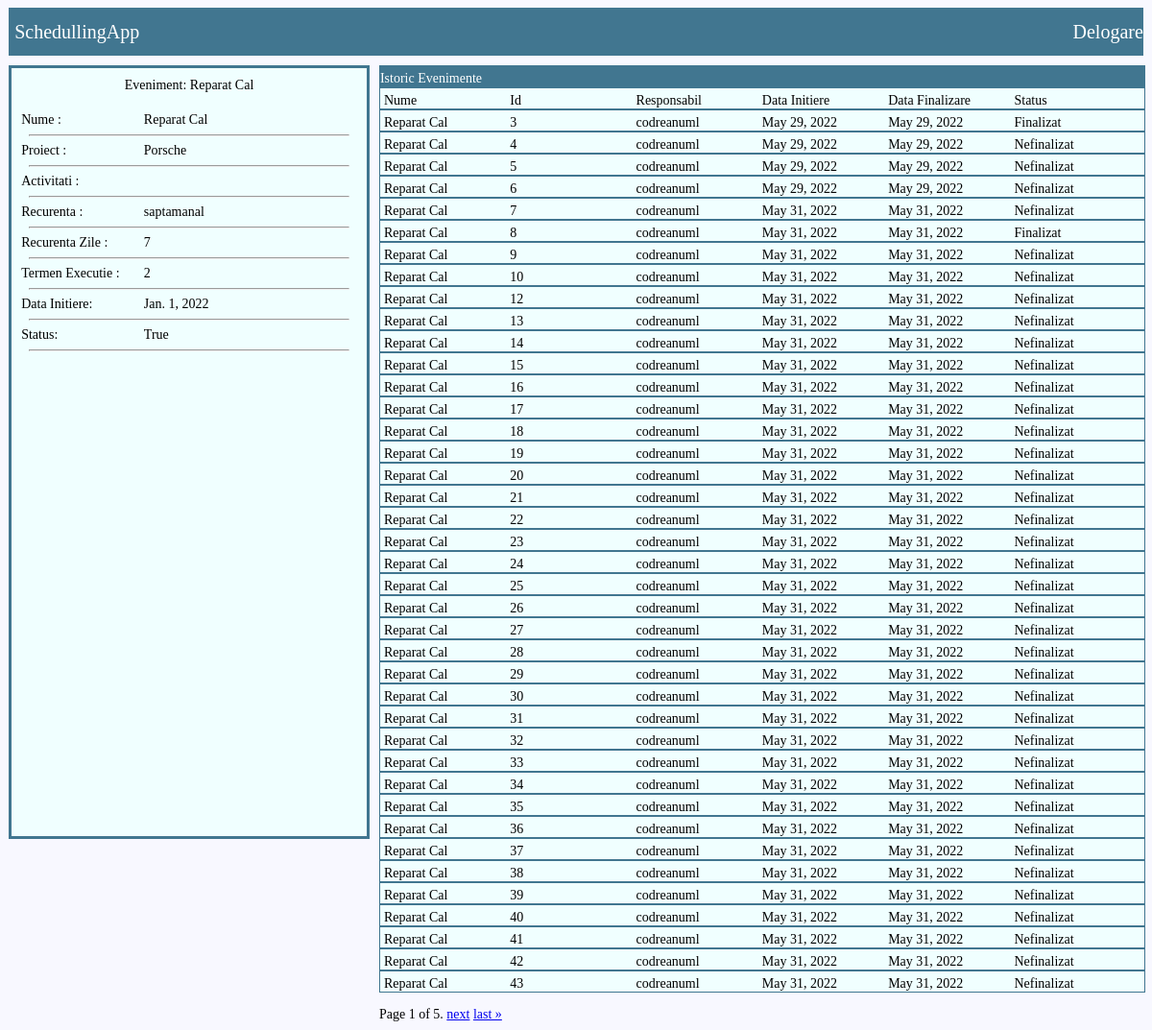
Page /events/eveniment_template/2/ (signed in) on the committed database.
### EVENTS/models.py (models this page shows, shortened)
class Eveniment_Template(models.Model):
	nume = models.CharField(max_length=100)
	proiect=models.ForeignKey(Proiect,related_name='evenimente',on_delete=models.CASCADE,null=True, blank=True)
	responsabil=models.ForeignKey(User,related_name='eveniment_temp',on_delete=models.CASCADE)
	activitati_necesare=models.TextField(max_length=300)
	CHOICES=[('saptamanal', 'saptamanal') , ('lunar','lunar') , ('anual','anual') , ('2ani','2ani') ]
	recurenenta=models.CharField(choices=CHOICES,max_length=100)
	recurenenta_zile=models.IntegerField()
	zile_executie=models.IntegerField()
	an_choice=[(2022,2022),(2023,2023),(2024,2024),(2025,2025),(2026,2026),]
	luna_choice=[(1,1),(2,2),(3,3),(4,4),(5,5),(6,6),(7,7),(8,8),(9,9),(10,10),(11,11),(12,12)]
	zi_choice=[(1,1),(2,2),(3,3),(4,4),(5,5),(6,6),(7,7),(8,8),(9,9),(10,10),(11,11),(12,12),(13,13),(14,14),(15,15),(16,16),(17,17),(18,18),(19,19),(20,20),(21,21),(22,22),(23,23),(24,24),(25,25),(26,26),(27,27),(28,28)]
	an_incepere=models.IntegerField(choices=an_choice)
	luna_incepere=models.IntegerField(choices=luna_choice)
	zi_incepere=models.IntegerField(choices=zi_choice)
	data_initiere=models.DateField(null=True)
	status=models.BooleanField()
	def __str__(self):
		return self.nume

class Eveniment(models.Model):
	responsabil=models.ForeignKey(User,related_name='eveniment_inst',on_delete=models.CASCADE)
	eveniment_template=models.ForeignKey(Eveniment_Template,related_name='eveniment_obj',on_delete=models.CASCADE)
	data_initiere=models.DateField()
	data_finalizare=models.DateField(blank=True)
	status=models.BooleanField() # 1 deschis si nefinalizat 2 deschis si finalizat
	class Meta :
		ordering=['data_finalizare']

### PROJECTS/models.py (models this page shows)
class Proiect (models.Model):
	nume=models.CharField(max_length=30,unique=True)
	id_proiect=models.IntegerField(unique=True)
	descriere=models.CharField(max_length=100)
	def __str__(self):
		return self.nume

### EVENTS/views.py (the view)
# urls.py: path('eveniment_template/<int:eveniment_pk>/',EVENTS_VIEWS.detalii_eveniment_template,name='detalii_eveniment_template'),
@login_required
def detalii_eveniment_template(request,eveniment_pk):
	eveniment_querry=Eveniment_Template.objects.get(pk=eveniment_pk)
	eveniment_querry_instances_req=Eveniment.objects.filter(eveniment_template=eveniment_querry)
	paginator = Paginator(eveniment_querry_instances_req, 40) # Show 25 contacts per page.
	page_number = request.GET.get('page')
	eveniment_querry_instances = paginator.get_page(page_number)
	return render(request,'EVENTS/datalii_eveniment_template.html',{'eveniment':eveniment_querry,'evenimente_instance':eveniment_querry_instances})

### templates/EVENTS/datalii_eveniment_template.html (shortened to what this page needs)
{% extends 'EVENTS/template.html' %}
{% block content %}
<div class="container_detalii_eveniment">
<div class="container_left_detalii_eveniment">
    <div class="nume">Eveniment: {{eveniment.nume}}</div>
    	<div class="row">
			<div class="col_nume">Nume : </div>
			<div class="col_nume_val">{{eveniment.nume}}</div>
		</div>
		<hr/>
		<div class="row">
			<div class="col_nume">Proiect : </div>
			<div class="col_nume_val">{{eveniment.proiect}}</div>
		</div>
		<hr/>
		<div class="row">
			<div class="col_nume">Activitati : </div>
		</div>
		<hr/>
		<div class="row">
			<div class="col_nume">Recurenta : </div>
			<div class="col_nume_val">{{eveniment.recurenenta}}</div>
		</div>
		<hr/>
		<div class="row">
			<div class="col_nume">Recurenta Zile : </div>
			<div class="col_nume_val">{{eveniment.recurenenta_zile}}</div>
		</div>
		<hr/>
		<div class="row">
			<div class="col_nume">Termen Executie : </div>
			<div class="col_nume_val">{{eveniment.zile_executie}}</div>
		</div>
		<hr/>
		<div class="row">
			<div class="col_nume">Data Initiere: </div>
			<div class="col_nume_val">{{eveniment.data_initiere}}</div>
		</div>
		<hr/>
		<div class="row">
			<div class="col_nume">Status: </div>
			<div class="col_nume_val">{{eveniment.status}}</div>
		</div>
		<hr/>
</div>
<div class="container_right_detalii_eveniment">
        <div class="row_h">
        	Istoric Evenimente
        </div>
        <div class="row">
        	<div class="col_nume">
                Nume
            </div>
            <div class="col_Id">
                Id
            </div>
            <div class="col_responsabil">
                Responsabil
            </div>
            <div class="col_data_initiere">
                Data Initiere
            </div>
            <div class="col_data_finalizare">
                Data Finalizare
            </div>
            <div class="col_status">
                Status
            </div>
        </div>
{% for eveniment in evenimente_instance %}
        <div class="row">
            <div class="col_nume_val">{{eveniment.eveniment_template}} </div>
            <div class="col_Id_val">{{eveniment.pk}}</div>
            <div class="col_responsabil_val">{{eveniment.responsabil}}</div>
            <div class="col_data_initiere_val">{{eveniment.data_initiere}}</div>
            <div class="col_data_finalizare_val">{{eveniment.data_finalizare}}</div>
            {% if eveniment.status == 0 %}
            <div class="col_status_val">Nefinalizat</div>
            {% else %}
            <div class="col_status_val">Finalizat</div>
            {% endif %}
        </div>
{% endfor %}
<div class="pagination">
    <span class="step-links">
        <span class="current">
            Page {{ evenimente_instance.number }} of {{ evenimente_instance.paginator.num_pages }}.
        </span>
        {% if evenimente_instance.has_next %}
            <a href="?page={{ evenimente_instance.next_page_number }}">next</a>
            <a href="?page={{ evenimente_instance.paginator.num_pages }}">last &raquo;</a>
        {% endif %}
    </span>
</div>
</div>
{% endblock %}

### static/css/EVENTS/style.css (style rules this page uses)
body { background-color: #F8F8FF; }
.container_detalii_eveniment { display: flex; flex-direction: row; font-size: 14px; }
.container_left_detalii_eveniment { margin-top: 10px; margin-left: 0.1vw; height: 100vh; width: 550px; background-color: #F0FFFF; display: flex; flex-direction: column; border-style: solid; border-color: #417690; border-size: 1px; }
.container_left_detalii_eveniment hr { width: 90%; color : #417690; }
.container_left_detalii_eveniment .nume { margin-top: 10px; width: 100%; display: flex; justify-content: center; margin-bottom: 20px; }
.container_left_detalii_eveniment .row { width: 100%; display: flex; justify-content:center; align-items: center; margin-left: 5px; }
.container_left_detalii_eveniment .row .col_nume { width: 35%; display: flex; justify-content:left; align-items: center; padding-left: 5px; }
.container_left_detalii_eveniment .row .col_nume_val { width: 65%; display: flex; justify-content:left; align-items: center; }
.container_left_detalii_eveniment hr { width: 90%; }
.container_right_detalii_eveniment { width: 100%; margin-top: 10px; padding-left: 10px; padding-right: 0.1vw; }
.container_right_detalii_eveniment .row_h { width: 100%; display: flex; align-items: center; justify-content: left; color: white; background-color: #417690; border-style: solid; border-color: #417690 ; border-width: 1px; padding-top: 5px; }
.col_nume { width:16.5%; }
.col_Id { width:16.5%; }
.col_responsabil { width:16.5%; }
.col_data_initiere { width:16.5%; }
.col_data_finalizare { width:16.5%; }
.col_status { width:16.5%; }
.container_right_detalii_eveniment .row { width: 100%; display: flex; align-items: center; justify-content: center; background-color: #F0FFFF; border-style: solid; border-color: #417690 ; border-width: 1px; padding-top: 5px; }
.col_nume_val { width:16.5%; }
.col_Id_val { width:16.5%; }
.col_responsabil_val { width:16.5%; }
.col_data_initiere_val { width:16.5%; }
.col_data_finalizare_val { width:16.5%; }
.col_status_val { width:16.5%; }
.pagination { margin-top: 15px; }

### rows in the picture
Eveniment_Template: nume "Reparat Cal", proiect "Porsche", recurenenta "saptamanal", recurenenta_zile "7", zile_executie "2", data_initiere "Jan. 1, 2022", status "True"
Eveniment: eveniment_template "Reparat Cal", pk "3", responsabil "codreanuml", data_initiere "May 29, 2022", data_finalizare "May 29, 2022", status "Finalizat"
Eveniment: eveniment_template "Reparat Cal", pk "4", responsabil "codreanuml", data_initiere "May 29, 2022", data_finalizare "May 29, 2022", status "Nefinalizat"
Eveniment: eveniment_template "Reparat Cal", pk "5", responsabil "codreanuml", data_initiere "May 29, 2022", data_finalizare "May 29, 2022", status "Nefinalizat"
Eveniment: eveniment_template "Reparat Cal", pk "6", responsabil "codreanuml", data_initiere "May 29, 2022", data_finalizare "May 29, 2022", status "Nefinalizat"
Eveniment: eveniment_template "Reparat Cal", pk "7", responsabil "codreanuml", data_initiere "May 31, 2022", data_finalizare "May 31, 2022", status "Nefinalizat"
Eveniment: eveniment_template "Reparat Cal", pk "8", responsabil "codreanuml", data_initiere "May 31, 2022", data_finalizare "May 31, 2022", status "Finalizat"
Eveniment: eveniment_template "Reparat Cal", pk "9", responsabil "codreanuml", data_initiere "May 31, 2022", data_finalizare "May 31, 2022", status "Nefinalizat"
Eveniment: eveniment_template "Reparat Cal", pk "10", responsabil "codreanuml", data_initiere "May 31, 2022", data_finalizare "May 31, 2022", status "Nefinalizat"
Eveniment: eveniment_template "Reparat Cal", pk "12", responsabil "codreanuml", data_initiere "May 31, 2022", data_finalizare "May 31, 2022", status "Nefinalizat"
Eveniment: eveniment_template "Reparat Cal", pk "13", responsabil "codreanuml", data_initiere "May 31, 2022", data_finalizare "May 31, 2022", status "Nefinalizat"
Eveniment: eveniment_template "Reparat Cal", pk "14", responsabil "codreanuml", data_initiere "May 31, 2022", data_finalizare "May 31, 2022", status "Nefinalizat"
Eveniment: eveniment_template "Reparat Cal", pk "15", responsabil "codreanuml", data_initiere "May 31, 2022", data_finalizare "May 31, 2022", status "Nefinalizat"
Eveniment: eveniment_template "Reparat Cal", pk "16", responsabil "codreanuml", data_initiere "May 31, 2022", data_finalizare "May 31, 2022", status "Nefinalizat"
Eveniment: eveniment_template "Reparat Cal", pk "17", responsabil "codreanuml", data_initiere "May 31, 2022", data_finalizare "May 31, 2022", status "Nefinalizat"
Eveniment: eveniment_template "Reparat Cal", pk "18", responsabil "codreanuml", data_initiere "May 31, 2022", data_finalizare "May 31, 2022", status "Nefinalizat"
Eveniment: eveniment_template "Reparat Cal", pk "19", responsabil "codreanuml", data_initiere "May 31, 2022", data_finalizare "May 31, 2022", status "Nefinalizat"
Eveniment: eveniment_template "Reparat Cal", pk "20", responsabil "codreanuml", data_initiere "May 31, 2022", data_finalizare "May 31, 2022", status "Nefinalizat"
Eveniment: eveniment_template "Reparat Cal", pk "21", responsabil "codreanuml", data_initiere "May 31, 2022", data_finalizare "May 31, 2022", status "Nefinalizat"
Eveniment: eveniment_template "Reparat Cal", pk "22", responsabil "codreanuml", data_initiere "May 31, 2022", data_finalizare "May 31, 2022", status "Nefinalizat"
Eveniment: eveniment_template "Reparat Cal", pk "23", responsabil "codreanuml", data_initiere "May 31, 2022", data_finalizare "May 31, 2022", status "Nefinalizat"
Eveniment: eveniment_template "Reparat Cal", pk "24", responsabil "codreanuml", data_initiere "May 31, 2022", data_finalizare "May 31, 2022", status "Nefinalizat"
Eveniment: eveniment_template "Reparat Cal", pk "25", responsabil "codreanuml", data_initiere "May 31, 2022", data_finalizare "May 31, 2022", status "Nefinalizat"
Eveniment: eveniment_template "Reparat Cal", pk "26", responsabil "codreanuml", data_initiere "May 31, 2022", data_finalizare "May 31, 2022", status "Nefinalizat"
Eveniment: eveniment_template "Reparat Cal", pk "27", responsabil "codreanuml", data_initiere "May 31, 2022", data_finalizare "May 31, 2022", status "Nefinalizat"
Eveniment: eveniment_template "Reparat Cal", pk "28", responsabil "codreanuml", data_initiere "May 31, 2022", data_finalizare "May 31, 2022", status "Nefinalizat"
Eveniment: eveniment_template "Reparat Cal", pk "29", responsabil "codreanuml", data_initiere "May 31, 2022", data_finalizare "May 31, 2022", status "Nefinalizat"
Eveniment: eveniment_template "Reparat Cal", pk "30", responsabil "codreanuml", data_initiere "May 31, 2022", data_finalizare "May 31, 2022", status "Nefinalizat"
Eveniment: eveniment_template "Reparat Cal", pk "31", responsabil "codreanuml", data_initiere "May 31, 2022", data_finalizare "May 31, 2022", status "Nefinalizat"
Eveniment: eveniment_template "Reparat Cal", pk "32", responsabil "codreanuml", data_initiere "May 31, 2022", data_finalizare "May 31, 2022", status "Nefinalizat"
Eveniment: eveniment_template "Reparat Cal", pk "33", responsabil "codreanuml", data_initiere "May 31, 2022", data_finalizare "May 31, 2022", status "Nefinalizat"
Eveniment: eveniment_template "Reparat Cal", pk "34", responsabil "codreanuml", data_initiere "May 31, 2022", data_finalizare "May 31, 2022", status "Nefinalizat"
Eveniment: eveniment_template "Reparat Cal", pk "35", responsabil "codreanuml", data_initiere "May 31, 2022", data_finalizare "May 31, 2022", status "Nefinalizat"
Eveniment: eveniment_template "Reparat Cal", pk "36", responsabil "codreanuml", data_initiere "May 31, 2022", data_finalizare "May 31, 2022", status "Nefinalizat"
Eveniment: eveniment_template "Reparat Cal", pk "37", responsabil "codreanuml", data_initiere "May 31, 2022", data_finalizare "May 31, 2022", status "Nefinalizat"
Eveniment: eveniment_template "Reparat Cal", pk "38", responsabil "codreanuml", data_initiere "May 31, 2022", data_finalizare "May 31, 2022", status "Nefinalizat"
Eveniment: eveniment_template "Reparat Cal", pk "39", responsabil "codreanuml", data_initiere "May 31, 2022", data_finalizare "May 31, 2022", status "Nefinalizat"
Eveniment: eveniment_template "Reparat Cal", pk "40", responsabil "codreanuml", data_initiere "May 31, 2022", data_finalizare "May 31, 2022", status "Nefinalizat"
Eveniment: eveniment_template "Reparat Cal", pk "41", responsabil "codreanuml", data_initiere "May 31, 2022", data_finalizare "May 31, 2022", status "Nefinalizat"
Eveniment: eveniment_template "Reparat Cal", pk "42", responsabil "codreanuml", data_initiere "May 31, 2022", data_finalizare "May 31, 2022", status "Nefinalizat"
Eveniment: eveniment_template "Reparat Cal", pk "43", responsabil "codreanuml", data_initiere "May 31, 2022", data_finalizare "May 31, 2022", status "Nefinalizat"

### other values in the picture
{{ evenimente_instance.number }} "1"
{{ evenimente_instance.paginator.num_pages }} "5"
